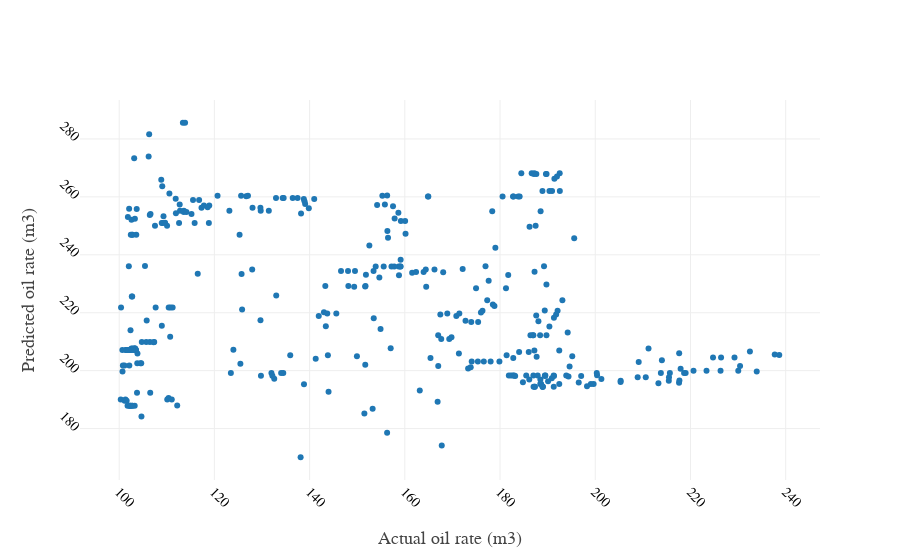

Notebook code cell kept with this figure:
### Code cell
y_pred_ett = scaler_y.inverse_transform(model_ett.predict(x_test).reshape(-1,1))
trace1 = go.Scatter(x = y_act.reshape(-1,),
                    y = y_pred_ett.reshape(-1,),
                   name = "Actual",
                   mode = 'markers',
                   line=dict(width=10))
data = [trace1]
layout = go.Layout(
    xaxis=dict(
        title='Actual oil rate (m3)',
        titlefont=dict(
            family='Arial, sans-serif',
            size=18,
            #color='lightgrey'
        ),
        showticklabels=True,
        tickangle=45,
        tickfont=dict(
            family='Old Standard TT, serif',
            size=14,
            color='black'
        ),
        exponentformat='e',
        showexponent='all'
    ),
    yaxis=dict(
        title='Predicted oil rate (m3)',
        titlefont=dict(
            family='Arial, sans-serif',
            size=18,
            #color='lightgrey'
        ),
        showticklabels=True,
        tickangle=45,
        tickfont=dict(
            family='Old Standard TT, serif',
            size=14,
            color='black'
        ),
        exponentformat='e',
        showexponent='all'
    )
)
fig = go.Figure(data=data, layout = layout)
py.iplot(fig)

### Figure 1 — Plotly figure (JSON) as saved in the notebook; plotly's stock layout.template omitted (floating-point values rounded to 4 significant figures; data arrays with more than 128 entries replaced by an {"elided": "..."} marker saying what was removed)
{"data": [{"line": {"width": 10}, "mode": "markers", "name": "Actual", "type": "scatter", "uid": "01a64df4-5ff6-4e99-b596-7b8c0ad359d7", "x": {"elided": "355 float values"}, "y": {"elided": "355 float values"}}], "layout": {"xaxis": {"exponentformat": "e", "showexponent": "all", "showticklabels": true, "tickangle": 45, "tickfont": {"color": "black", "family": "Old Standard TT, serif", "size": 14}, "title": {"font": {"family": "Arial, sans-serif", "size": 18}, "text": "Actual oil rate (m3)"}}, "yaxis": {"exponentformat": "e", "showexponent": "all", "showticklabels": true, "tickangle": 45, "tickfont": {"color": "black", "family": "Old Standard TT, serif", "size": 14}, "title": {"font": {"family": "Arial, sans-serif", "size": 18}, "text": "Predicted oil rate (m3)"}}}}
